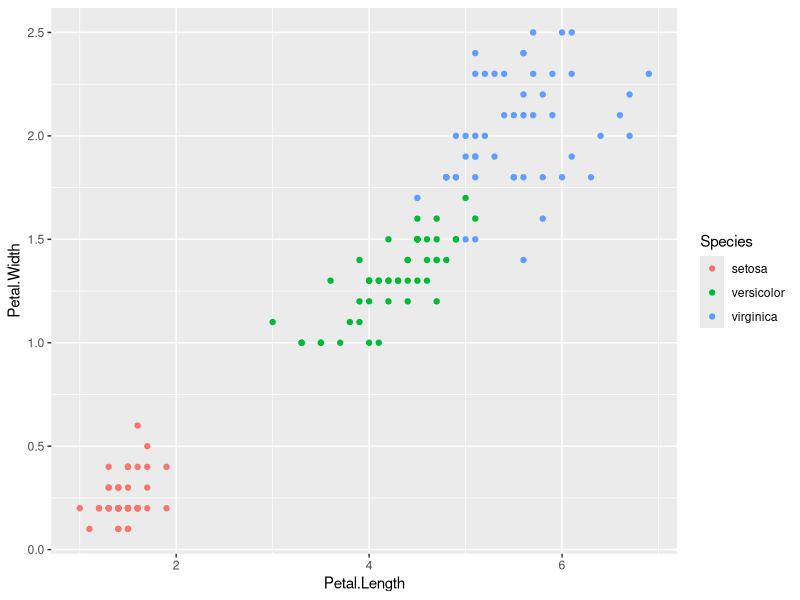
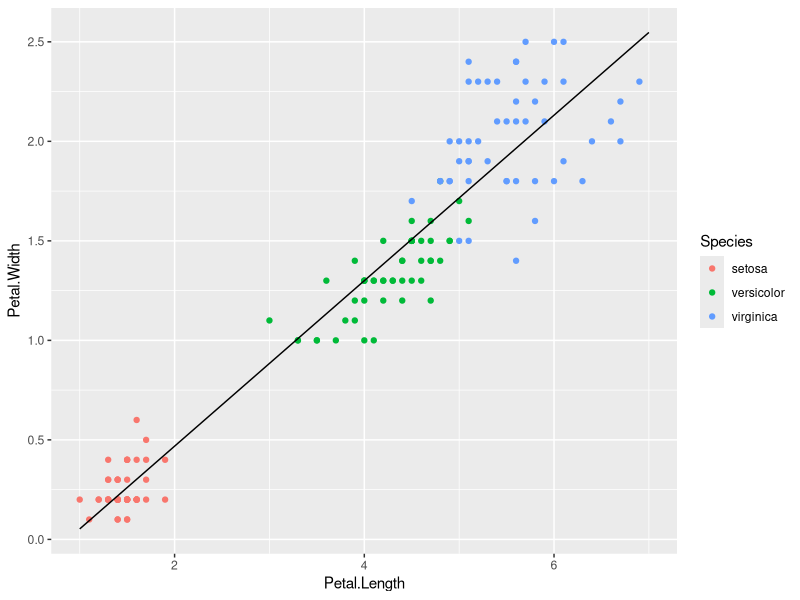
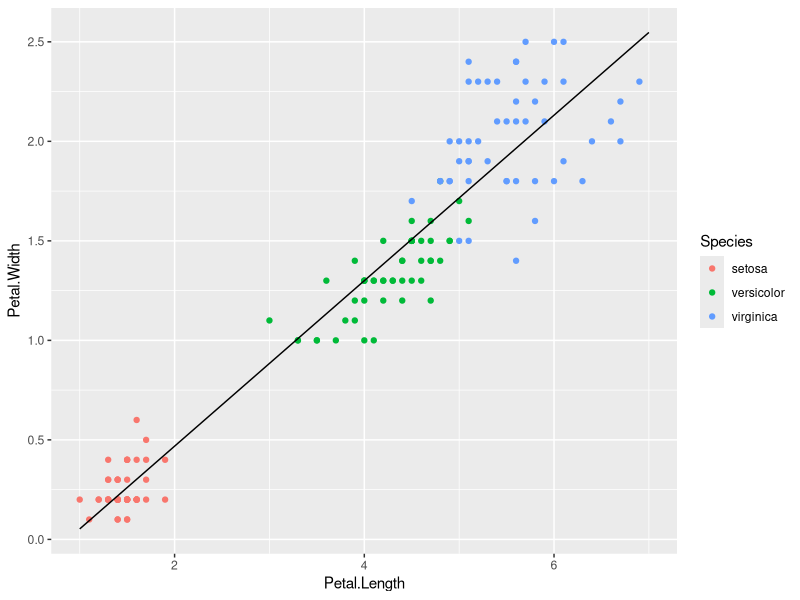
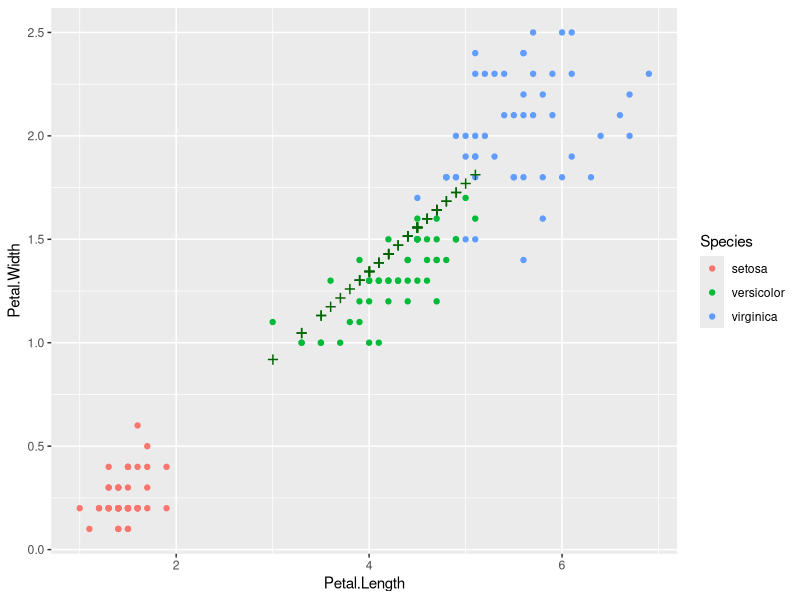
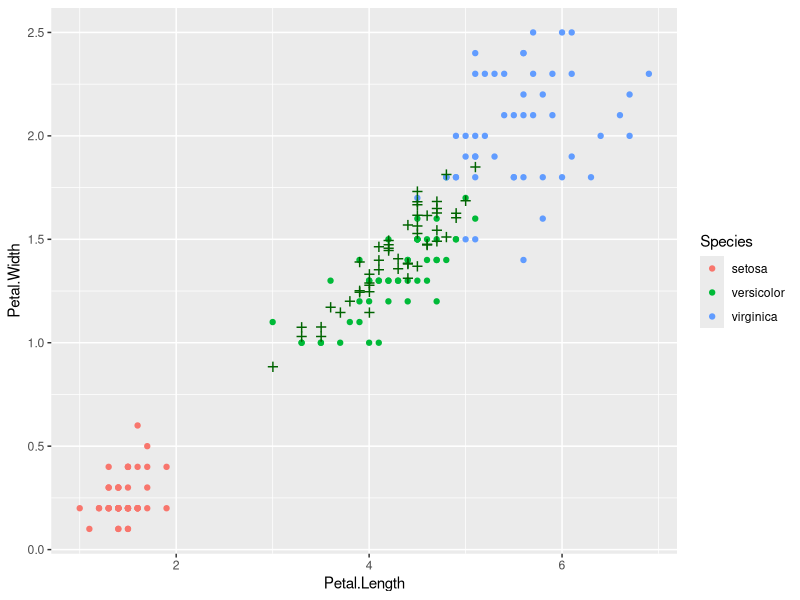
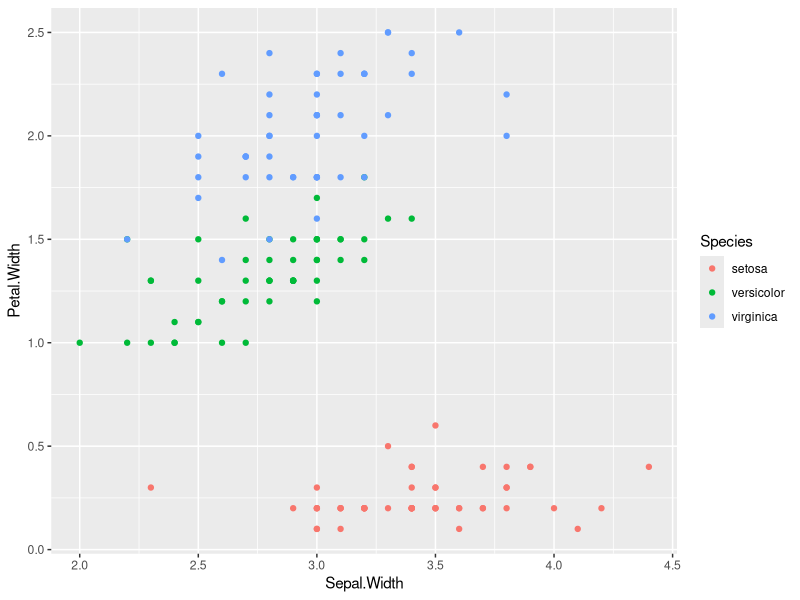
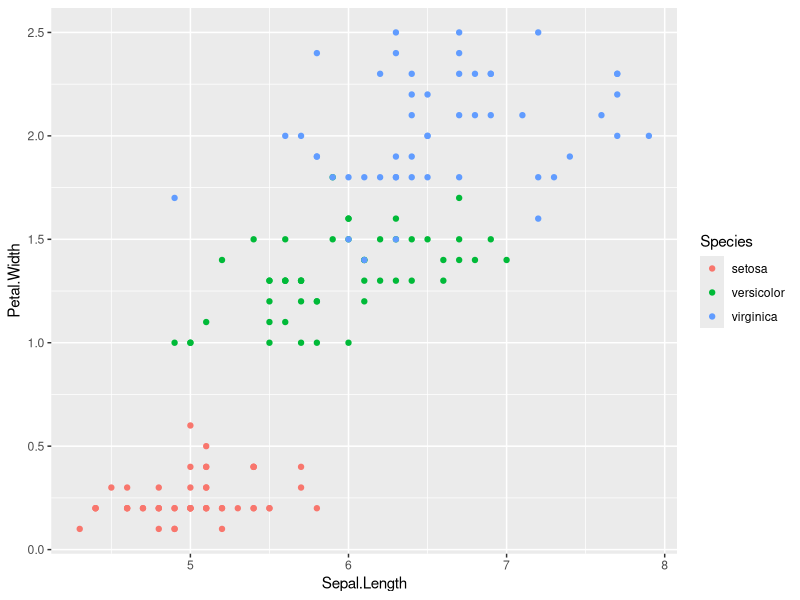
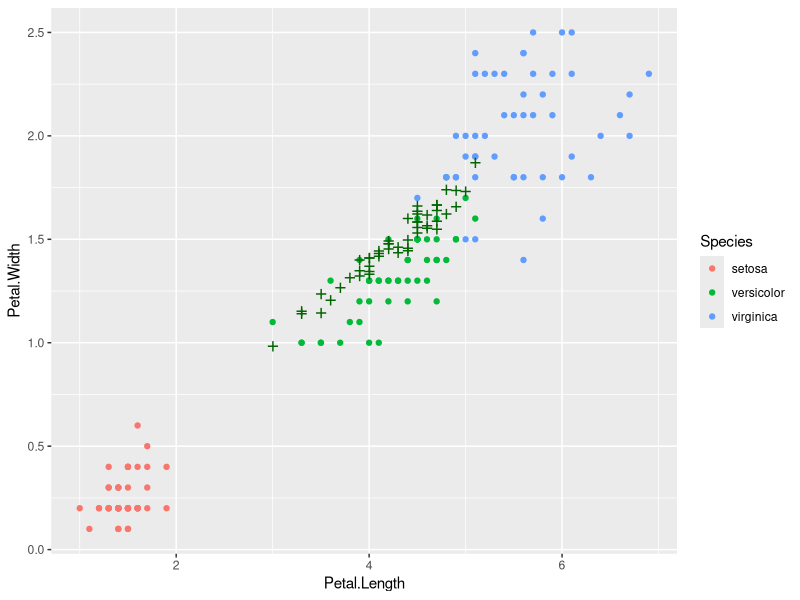

Generate these figures, in order, with R:

# title: Linear Regression
# author: Audrey Baguette (Workshop Lead)
# based on material by Alex Diaz-Papkovich and Adrien Osakwe
# date:  2025-09-09
library(tidyverse)

############################
# Verifying the dataset
############################
# Let's take the iris data set, and check if the petal length and width
# follow a linear correlation
ggplot(iris) + geom_point(aes(Petal.Length, Petal.Width, col = Species))
cor(iris$Petal.Length, iris$Petal.Width)
# The data seems to be linearly correlated. The species have different ranges
# of sizes, but they seem to all follow the same trend.


############################
# Fitting with MLE
############################
# 1- Estimating beta1
# $$\hat{\beta_1} = \frac{\sum^{N}_{i=1}(x_{i} - \bar{x})(y_{i} - \bar{y})}
# {\sum_{i=1}^{N}(x_{i} - \bar{x})^{2}} = \frac{SS_{xy}}{SS_{xx}}$$
mean_x = mean(iris$Petal.Length)
mean_y = mean(iris$Petal.Width)
numerator = sum((iris$Petal.Length - mean_x) * (iris$Petal.Width - mean_y))
denominator = sum((iris$Petal.Length - mean_x)**2)
beta1 = numerator / denominator

# 2- Estimating beta0
# $$\hat{\beta_0} = \bar{y} - \hat{\beta_{1}}\bar{x}$$
beta0 = mean_y - beta1*mean_x

# 3- Visualize the regression
regression_df = data.frame(x = 1:7, y = beta0+c(1:7)*beta1)
ggplot(iris) + geom_point(aes(Petal.Length, Petal.Width, col = Species)) +
            geom_line(aes(x, y), data = regression_df)


############################
# Build-in linear regression
############################
# 1- lm is the build-in regression function
linear_model <- lm(Petal.Width ~ Petal.Length, data = iris)
summary(linear_model)

# 2- Plot the results to compare with the MLE
regression_df2 = data.frame(x = 1:7, y = linear_model$coefficients[1]+c(1:7)*linear_model$coefficients[2])
ggplot(iris) + geom_point(aes(Petal.Length, Petal.Width, col = Species)) +
  geom_line(aes(x, y), data = regression_df2)


############################
# Predict results
############################
# Say we remove the versicolor species during model construction, 
# can we predict the Petal Width in function of its Length?

# 1- We remove the versicolor data and compute the model
iris_subset <- iris %>% filter(Species != 'versicolor')
iris_model <- lm(Petal.Width ~ Petal.Length, data = iris_subset)

# 2- We extract the versicolor Petal Length
versicolor_p <- iris %>% filter(Species == 'versicolor') %>%
                          mutate(Predicted_pw = iris_model$coefficients[1] + Petal.Length*iris_model$coefficients[2])
# Alternatively
predict.lm(iris_model, versicolor_p, type = 'response')

# 3- Plot the results
ggplot(iris) + geom_point(aes(Petal.Length, Petal.Width, col = Species)) +
  geom_point(aes(Petal.Length, Predicted_pw), data = versicolor_p, color = 'darkgreen', shape = '+', size = 5)

# 4- Compute the MSE
MSE = mean((versicolor_p$Petal.Width - versicolor_p$Predicted_pw)**2)


############################
# Use multiple variables
############################
# What if we also use the Sepal values to predict the Petal Width?

# 1- We compute the model after removal of versicolor
iris_model2 <- lm(Petal.Width ~ Petal.Length + Sepal.Length + Sepal.Width, data = iris_subset)

# 2- We extract the versicolor Petal Length
versicolor_p2 <- iris %>% filter(Species == 'versicolor') %>%
  mutate(Predicted_pw = iris_model2$coefficients[1] +
                        Petal.Length*iris_model2$coefficients[2] +
                        Sepal.Length*iris_model2$coefficients[3] +
                        Sepal.Width*iris_model2$coefficients[4])

# 3- Plot the results
ggplot(iris) + geom_point(aes(Petal.Length, Petal.Width, col = Species)) +
  geom_point(aes(Petal.Length, Predicted_pw), data = versicolor_p2, color = 'darkgreen', shape = '+', size = 5)

# 4- Compute the MSE
MSE2 = mean((versicolor_p2$Petal.Width - versicolor_p2$Predicted_pw)**2)
# In this case, the MSE is a lot larger than the previous model, so adding more variables did not help
ggplot(iris) + geom_point(aes(Sepal.Width, Petal.Width, col = Species))
cor(iris$Sepal.Width, iris$Petal.Width)
ggplot(iris) + geom_point(aes(Sepal.Length, Petal.Width, col = Species))
cor(iris$Sepal.Length, iris$Petal.Width)

# Quick test with only the Petal Length and Sepal Length
iris_model3 <- lm(Petal.Width ~ Petal.Length + Sepal.Length, data = iris_subset)
versicolor_p3 <- iris %>% filter(Species == 'versicolor') %>%
  mutate(Predicted_pw = iris_model3$coefficients[1] +
                        Petal.Length*iris_model3$coefficients[2] +
                        Sepal.Length*iris_model3$coefficients[3])
MSE3 = mean((versicolor_p3$Petal.Width - versicolor_p3$Predicted_pw)**2)
ggplot(iris) + geom_point(aes(Petal.Length, Petal.Width, col = Species)) +
  geom_point(aes(Petal.Length, Predicted_pw), data = versicolor_p3, color = 'darkgreen', shape = '+', size = 5)
# This is the worst MSE of the 3, possibly because of overfitting


############################
# Hands-on
############################
# Create your own linear model
# Using mtcars, find the best linear model to predict the miles per gallon (mpg)
# Use the first 2/3 of the data as training data for the model and the last third as test data
mtcars_train <- mtcars[1:22,]
mtcars_test <- mtcars[23:32,]


## Solution
# To help us select a set of variables to use, we can test the correlation of all variables with mpg
mtcars_train %>% apply(2, cor, y=mtcars_train$mpg)
# We have a good negative correlation with the number of cylinders, the displacement,
# horsepower and weight. We will construct a model with those

# 1- Compute the model
cars_model <- lm(mpg ~ cyl+disp+hp+wt, data = mtcars_train)

# 2- Compute the results
cars_p <- mtcars_test %>% 
  mutate(Predicted_mpg = cars_model$coefficients[1] +
                          cyl*cars_model$coefficients[2] +
                          disp*cars_model$coefficients[3] +
                          hp*cars_model$coefficients[4] +
                          wt*cars_model$coefficients[5])

# 3- Compute the MSE
MSE = mean((cars_p$mpg - cars_p$Predicted_mpg)**2)

## Note: this may not be the overall best solution, it's only one example



#
